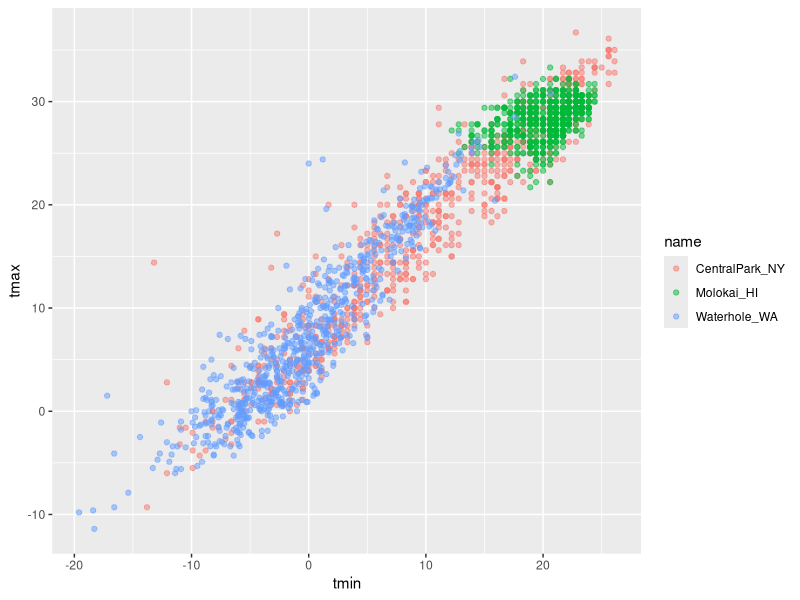
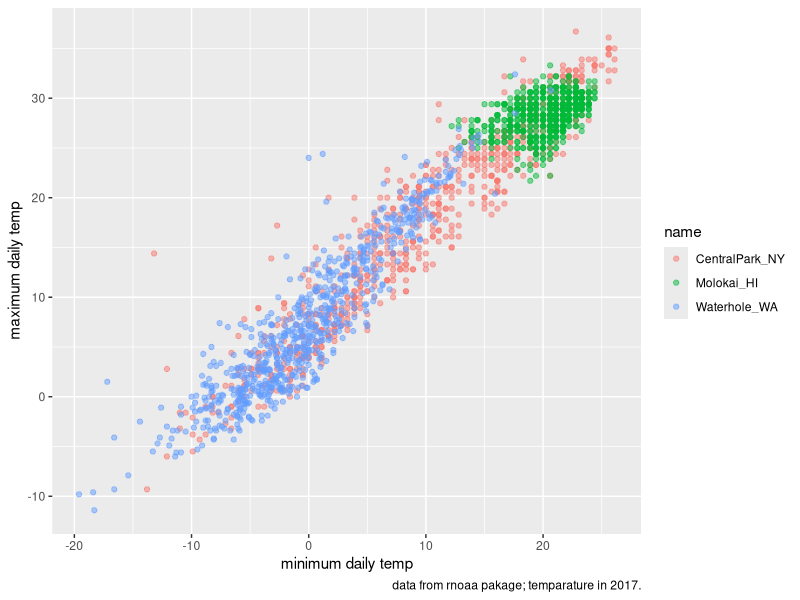

Reproduce these figures in R, in order.
## ---- chunk 1
library(tidyverse)
library(patchwork)
## ---- chunk 2
weather_df=read_csv("./weather_df.csv", na=c("NA","","."))

weather_df
## ---- chunk 3
weather_df %>% 
  ggplot(aes(x= tmin, y =tmax, color=name)) +
  geom_point(alpha=0.5)
## ---- chunk 4
weather_df %>% 
  ggplot(aes(x= tmin, y =tmax, color=name)) +
  geom_point(alpha=0.5)+
  labs(
    ttle="temperature plot",
    x="minimum daily temp",
    y="maximum daily temp",
    caption="data from rnoaa pakage; temparature in 2017."
  )
